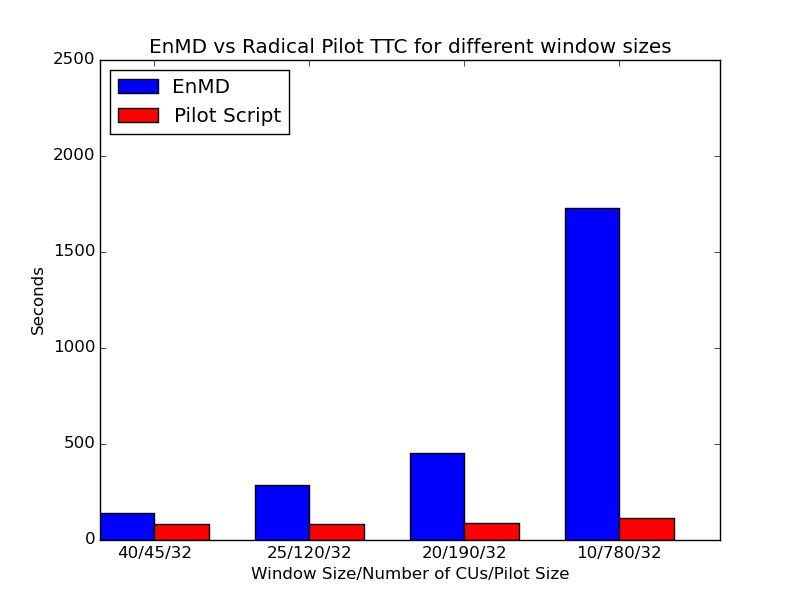

Write the Python code that produced this figure.
from __future__ import division
import pandas
import matplotlib.pyplot as pplot
import numpy

def read_logfiles(fname):
    logfile = open(fname)

    for line in logfile:
        if line[0:10]=='Total Time':
            foundit = line

    line_list = foundit.split()
    return float(line_list[-1])

if __name__ == '__main__':

    Enmd32cores10DataFrame = list()
    Enmd32cores20DataFrame = list()
    Enmd32cores25DataFrame = list()
    Enmd32cores40DataFrame = list()

    Enmd32cores10DataFrame.append(pandas.read_pickle('results_400_32cores10win_stampede_2015-04-22T15:37:57.868702.pkl'))
    Enmd32cores10DataFrame.append(pandas.read_pickle('results_400_32cores10win_stampede_2015-04-22T16:13:58.349877.pkl'))
    Enmd32cores10DataFrame.append(pandas.read_pickle('results_400_32cores10win_stampede_2015-04-22T16:51:45.222876.pkl'))
    Enmd32cores20DataFrame.append(pandas.read_pickle('results_400_32cores20win_stampede_2015-04-22T17:03:13.045822.pkl'))
    Enmd32cores20DataFrame.append(pandas.read_pickle('results_400_32cores20win_stampede_2015-04-22T17:14:11.228862.pkl'))
    Enmd32cores20DataFrame.append(pandas.read_pickle('results_400_32cores20win_stampede_2015-04-22T17:25:08.184672.pkl'))
    Enmd32cores25DataFrame.append(pandas.read_pickle('results_400_32cores25win_stampede_2015-04-22T17:33:24.113940.pkl'))
    Enmd32cores25DataFrame.append(pandas.read_pickle('results_400_32cores25win_stampede_2015-04-22T17:41:38.730567.pkl'))
    Enmd32cores25DataFrame.append(pandas.read_pickle('results_400_32cores25win_stampede_2015-04-22T17:49:18.960206.pkl'))
    Enmd32cores40DataFrame.append(pandas.read_pickle('results_400_32cores40win_stampede_2015-04-22T17:54:33.804617.pkl'))
    Enmd32cores40DataFrame.append(pandas.read_pickle('results_400_32cores40win_stampede_2015-04-22T17:59:33.985887.pkl'))
    Enmd32cores40DataFrame.append(pandas.read_pickle('results_400_32cores40win_stampede_2015-04-22T18:05:06.219805.pkl'))


    enmd10 = ((Enmd32cores10DataFrame[0].last_finished_abs[2] - Enmd32cores10DataFrame[0].first_started_abs[2]).total_seconds() + 
              (Enmd32cores10DataFrame[1].last_finished_abs[2] - Enmd32cores10DataFrame[1].first_started_abs[2]).total_seconds() + 
              (Enmd32cores10DataFrame[2].last_finished_abs[2] - Enmd32cores10DataFrame[2].first_started_abs[2]).total_seconds())/3
    enmd20 = ((Enmd32cores20DataFrame[0].last_finished_abs[2] - Enmd32cores20DataFrame[0].first_started_abs[2]).total_seconds() + 
              (Enmd32cores20DataFrame[1].last_finished_abs[2] - Enmd32cores20DataFrame[1].first_started_abs[2]).total_seconds() + 
              (Enmd32cores20DataFrame[2].last_finished_abs[2] - Enmd32cores20DataFrame[2].first_started_abs[2]).total_seconds())/3
    enmd25 = ((Enmd32cores25DataFrame[0].last_finished_abs[2] - Enmd32cores25DataFrame[0].first_started_abs[2]).total_seconds() + 
              (Enmd32cores25DataFrame[1].last_finished_abs[2] - Enmd32cores25DataFrame[1].first_started_abs[2]).total_seconds() + 
              (Enmd32cores25DataFrame[2].last_finished_abs[2] - Enmd32cores25DataFrame[2].first_started_abs[2]).total_seconds())/3
    enmd40 = ((Enmd32cores40DataFrame[0].last_finished_abs[2] - Enmd32cores40DataFrame[0].first_started_abs[2]).total_seconds() + 
              (Enmd32cores40DataFrame[1].last_finished_abs[2] - Enmd32cores40DataFrame[1].first_started_abs[2]).total_seconds() + 
              (Enmd32cores40DataFrame[2].last_finished_abs[2] - Enmd32cores40DataFrame[2].first_started_abs[2]).total_seconds())/3

    print enmd10
    print enmd20
    print enmd25
    print enmd40

    pilot10 = 0
    pilot10 = pilot10 + read_logfiles('output_400_10_traj_stampede_32cores_2015-04-22T07:32:36.771040.log')
    pilot10 = pilot10 + read_logfiles('output_400_10_traj_stampede_32cores_2015-04-22T07:50:11.214004.log')
    pilot10 = pilot10 + read_logfiles('output_400_10_traj_stampede_32cores_2015-04-22T08:09:04.508281.log')
    pilot20 = 0
    pilot20 = pilot20 + read_logfiles('output_400_20_traj_stampede_32cores_2015-04-22T07:37:11.569703.log')
    pilot20 = pilot20 + read_logfiles('output_400_20_traj_stampede_32cores_2015-04-22T07:54:55.595008.log')
    pilot20 = pilot20 + read_logfiles('output_400_20_traj_stampede_32cores_2015-04-22T08:13:35.163885.log')
    pilot25 = 0
    pilot25 = pilot25 + read_logfiles('output_400_25_traj_stampede_32cores_2015-04-22T07:41:09.978321.log')
    pilot25 = pilot25 + read_logfiles('output_400_25_traj_stampede_32cores_2015-04-22T07:58:51.617738.log')
    pilot25 = pilot25 + read_logfiles('output_400_25_traj_stampede_32cores_2015-04-22T08:17:56.542611.log')
    pilot40 = 0
    pilot40 = pilot40 + read_logfiles('output_400_40_traj_stampede_32cores_2015-04-22T07:44:54.601235.log')
    pilot40 = pilot40 + read_logfiles('output_400_40_traj_stampede_32cores_2015-04-22T08:03:06.361545.log')
    pilot40 = pilot40 + read_logfiles('output_400_40_traj_stampede_32cores_2015-04-22T08:21:52.066721.log')

    pilot10=pilot10/3
    pilot20=pilot20/3
    pilot25=pilot25/3
    pilot40=pilot40/3

    print pilot10
    print pilot20
    print pilot25
    print pilot40

    cus = [45, 120, 190, 780]
    
    n_groups=4
    index = numpy.arange(n_groups)
    bar_width = 0.35
    opacity = 1.0
    fig1 = pplot.figure()
    pplot.bar(index,[enmd40,enmd25,enmd20,enmd10],bar_width,alpha=opacity,color='b',label='EnMD')
    pplot.bar(index+bar_width,[pilot40,pilot25,pilot20,pilot10],bar_width,alpha=opacity,color='r',label='Pilot Script')
    pplot.xlabel('Window Size/Number of CUs/Pilot Size')
    pplot.ylabel('Seconds')
    pplot.xticks(index + bar_width, ('40/45/32', '25/120/32', '20/190/32', '10/780/32'))
    pplot.legend(loc=2)
    pplot.ylim(ymax=2500)
    pplot.title('EnMD vs Radical Pilot TTC for different window sizes')
    fig1.savefig('comp.png')
    
